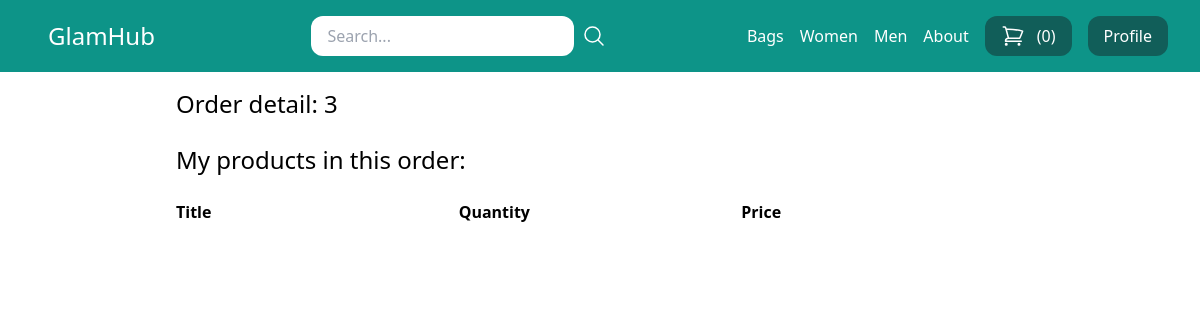
Screenshot of /my_store/order_detail/3/ (signed in) with the database file from the repository.
### store/models.py (models this page shows, shortened)
class Category(models.Model):
    title = models.CharField(max_length=50)
    slug = models.SlugField(max_length=50)
    class Meta:
        verbose_name_plural = 'Categories'

class Order(models.Model):
    ORDERED = 'Ordered'
    SHIPPED = 'Shipped'
    STATUS_CHOICES = (
        (ORDERED, 'Ordered'),
        (SHIPPED, 'Shipped'),
    )
    first_name = models.CharField(max_length=255)
    last_name = models.CharField(max_length=255)
    email = models.EmailField(max_length=255)
    address = models.CharField(max_length=255)
    zip_code = models.CharField(max_length=255)
    city = models.CharField(max_length=255)
    phone_number = models.CharField(max_length=255)
    payment_intent = models.CharField(max_length=255)
    created_by = models.ForeignKey(User, related_name='orders', on_delete=models.SET_NULL, null=True, blank=True)
    created_at = models.DateTimeField(auto_now_add=True)
    paid_amount = models.IntegerField(blank=True, null=True)
    is_paid = models.BooleanField(default=False)
    status = models.CharField(max_length=20, choices=STATUS_CHOICES, default=ORDERED)

### userprofile/views.py (the view)
# urls.py: path('my_store/order_detail/<int:pk>/', views.my_store_order_detail, name='my_store_order_detail'),
@login_required
def my_store_order_detail(request, pk):
    order = get_object_or_404(Order, pk=pk)
    return render(request, 'userprofile/my_store_order_detail.html', {
        'order': order
    })

### store/cart.py (called while the page is built)
    def __len__(self):
        return sum(item['quantity'] for item in self.cart.values())

### store/context_processors.py (called while the page is built)
def cart(request):
    return {'cart': Cart(request)}

### store/templatetags/menu.py (called while the page is built)
@register.inclusion_tag('core/menu.html')
def menu():
    categories = Category.objects.all()
    return {'categories': categories}

### templates/userprofile/my_store_order_detail.html (shortened to what this page needs)
{% extends 'core/base.html' %}
{% block content %}
    <h1 class="mb-6 text-2xl">Order detail: {{ order.id }}</h1>
    <h2 class="mb-6 text-2xl">My products in this order:</h2>
    <div class="flex flex-wrap">
        <div class="w-1/3">
            <strong>Title</strong>
        </div>
        <div class="w-1/3">
            <strong>Quantity</strong>
        </div>
        <div class="w-1/3">
            <strong>Price</strong>
        </div>
    </div>
{% endblock %}

### templates/core/menu.html
{% for category in categories %}
    <a href="{% url 'category_detail' category.slug %}" class="text-white">{{ category.title }}</a>
{% endfor %}
<a href="{% url 'about' %}" class="text-white">About</a>

### rows the page displays
Category: title "Bags"
Category: title "Women"
Category: title "Men"
Order: id "3"

### other values shown
{{ cart|length }} "0"
